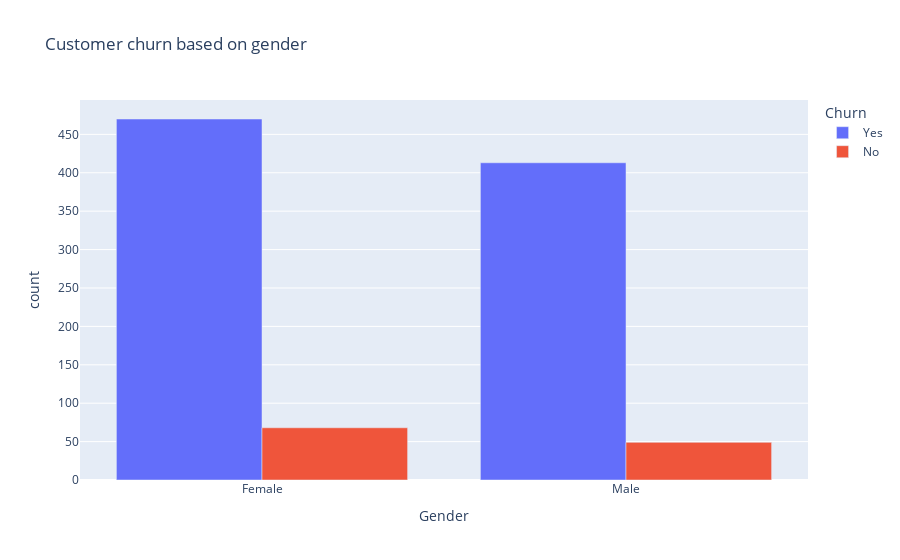

The code cell stored with this chart in its notebook:
### Code cell
# Visualizing using a grouped bar chart
px.bar(churn_gender, x="Gender", y="count", color="Churn", title="Customer churn based on gender", barmode="group")

### Figure 1 — Plotly figure (JSON) as saved in the notebook; plotly's stock layout.template omitted (floating-point values rounded to 4 significant figures)
{"data": [{"alignmentgroup": "True", "hovertemplate": "Churn=Yes<br>Gender=%{x}<br>count=%{y}<extra></extra>", "legendgroup": "Yes", "marker": {"color": "#636efa", "pattern": {"shape": ""}}, "name": "Yes", "offsetgroup": "Yes", "orientation": "v", "showlegend": true, "textposition": "auto", "type": "bar", "x": ["Female", "Male"], "xaxis": "x", "y": [470, 413], "yaxis": "y"}, {"alignmentgroup": "True", "hovertemplate": "Churn=No<br>Gender=%{x}<br>count=%{y}<extra></extra>", "legendgroup": "No", "marker": {"color": "#EF553B", "pattern": {"shape": ""}}, "name": "No", "offsetgroup": "No", "orientation": "v", "showlegend": true, "textposition": "auto", "type": "bar", "x": ["Female", "Male"], "xaxis": "x", "y": [68, 49], "yaxis": "y"}], "layout": {"barmode": "group", "legend": {"title": {"text": "Churn"}, "tracegroupgap": 0}, "title": {"text": "Customer churn based on gender"}, "xaxis": {"anchor": "y", "domain": [0, 1], "title": {"text": "Gender"}}, "yaxis": {"anchor": "x", "domain": [0, 1], "title": {"text": "count"}}}}
